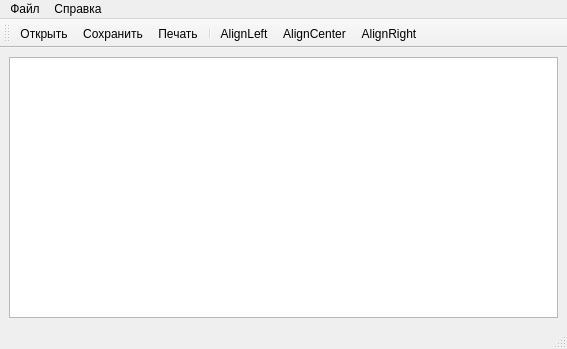
<?xml version="1.0" encoding="UTF-8"?>
<ui version="4.0">
 <class>MainWindow</class>
 <widget class="QMainWindow" name="MainWindow">
  <property name="geometry">
   <rect>
    <x>0</x>
    <y>0</y>
    <width>567</width>
    <height>349</height>
   </rect>
  </property>
  <property name="windowTitle">
   <string>Текстовый редактор 7.0</string>
  </property>
  <widget class="QWidget" name="centralwidget">
   <layout class="QGridLayout" name="gridLayout">
    <item row="0" column="0">
     <widget class="QTextEdit" name="textEdit">
      <property name="font">
       <font>
        <family>Times New Roman</family>
       </font>
      </property>
     </widget>
    </item>
   </layout>
  </widget>
  <widget class="QMenuBar" name="menubar">
   <property name="geometry">
    <rect>
     <x>0</x>
     <y>0</y>
     <width>567</width>
     <height>21</height>
    </rect>
   </property>
   <widget class="QMenu" name="menu">
    <property name="title">
     <string>Файл</string>
    </property>
    <addaction name="action"/>
    <addaction name="action_2"/>
    <addaction name="action_5"/>
    <addaction name="separator"/>
    <addaction name="separator"/>
    <addaction name="action_3"/>
   </widget>
   <widget class="QMenu" name="menu_2">
    <property name="title">
     <string>Справка</string>
    </property>
    <widget class="QMenu" name="menu_3">
     <property name="title">
      <string>Язык</string>
     </property>
     <addaction name="action_6"/>
     <addaction name="action_7"/>
    </widget>
    <widget class="QMenu" name="menu_4">
     <property name="title">
      <string>Тема</string>
     </property>
     <addaction name="action_8"/>
     <addaction name="action_9"/>
    </widget>
    <addaction name="action_4"/>
    <addaction name="menu_3"/>
    <addaction name="menu_4"/>
   </widget>
   <addaction name="menu"/>
   <addaction name="menu_2"/>
  </widget>
  <widget class="QStatusBar" name="statusbar"/>
  <widget class="QToolBar" name="toolBar">
   <property name="windowTitle">
    <string>toolBar</string>
   </property>
   <attribute name="toolBarArea">
    <enum>TopToolBarArea</enum>
   </attribute>
   <attribute name="toolBarBreak">
    <bool>false</bool>
   </attribute>
   <addaction name="action"/>
   <addaction name="action_2"/>
   <addaction name="action_5"/>
   <addaction name="separator"/>
   <addaction name="actionAlignLeft"/>
   <addaction name="actionAlignCenter"/>
   <addaction name="actionAlignRight"/>
  </widget>
  <action name="action">
   <property name="checkable">
    <bool>true</bool>
   </property>
   <property name="icon">
    <iconset resource="resourse.qrc">
     <normaloff>:/res/img/open.png</normaloff>:/res/img/open.png</iconset>
   </property>
   <property name="text">
    <string>Открыть</string>
   </property>
   <property name="shortcut">
    <string>Ctrl+O</string>
   </property>
  </action>
  <action name="action_2">
   <property name="icon">
    <iconset resource="resourse.qrc">
     <normaloff>:/res/img/save.png</normaloff>:/res/img/save.png</iconset>
   </property>
   <property name="text">
    <string>Сохранить</string>
   </property>
   <property name="shortcut">
    <string>Ctrl+S</string>
   </property>
  </action>
  <action name="action_3">
   <property name="icon">
    <iconset resource="resourse.qrc">
     <normaloff>:/res/img/exit.png</normaloff>:/res/img/exit.png</iconset>
   </property>
   <property name="text">
    <string>Выход</string>
   </property>
   <property name="shortcut">
    <string>Ctrl+Q</string>
   </property>
  </action>
  <action name="action_4">
   <property name="icon">
    <iconset resource="resourse.qrc">
     <normaloff>:/res/img/info.png</normaloff>:/res/img/info.png</iconset>
   </property>
   <property name="text">
    <string>О программе</string>
   </property>
  </action>
  <action name="action_6">
   <property name="text">
    <string>Русский</string>
   </property>
  </action>
  <action name="action_7">
   <property name="text">
    <string>Английский</string>
   </property>
  </action>
  <action name="action_8">
   <property name="text">
    <string>Светлая</string>
   </property>
  </action>
  <action name="action_9">
   <property name="text">
    <string>Тёмная</string>
   </property>
  </action>
  <action name="action_5">
   <property name="icon">
    <iconset resource="resourse.qrc">
     <normaloff>:/res/img/print.png</normaloff>:/res/img/print.png</iconset>
   </property>
   <property name="text">
    <string>Печать</string>
   </property>
   <property name="shortcut">
    <string>Ctrl+P</string>
   </property>
  </action>
  <action name="actionAlignLeft">
   <property name="icon">
    <iconset resource="resourse.qrc">
     <normaloff>:/res/img/textleft.png</normaloff>:/res/img/textleft.png</iconset>
   </property>
   <property name="text">
    <string>AlignLeft</string>
   </property>
  </action>
  <action name="actionAlignCenter">
   <property name="icon">
    <iconset resource="resourse.qrc">
     <normaloff>:/res/img/textcenter.png</normaloff>:/res/img/textcenter.png</iconset>
   </property>
   <property name="text">
    <string>AlignCenter</string>
   </property>
  </action>
  <action name="actionAlignRight">
   <property name="icon">
    <iconset resource="resourse.qrc">
     <normaloff>:/res/img/textright.png</normaloff>:/res/img/textright.png</iconset>
   </property>
   <property name="text">
    <string>AlignRight</string>
   </property>
  </action>
 </widget>
 <resources>
  <include location="resourse.qrc"/>
 </resources>
 <connections/>
</ui>
